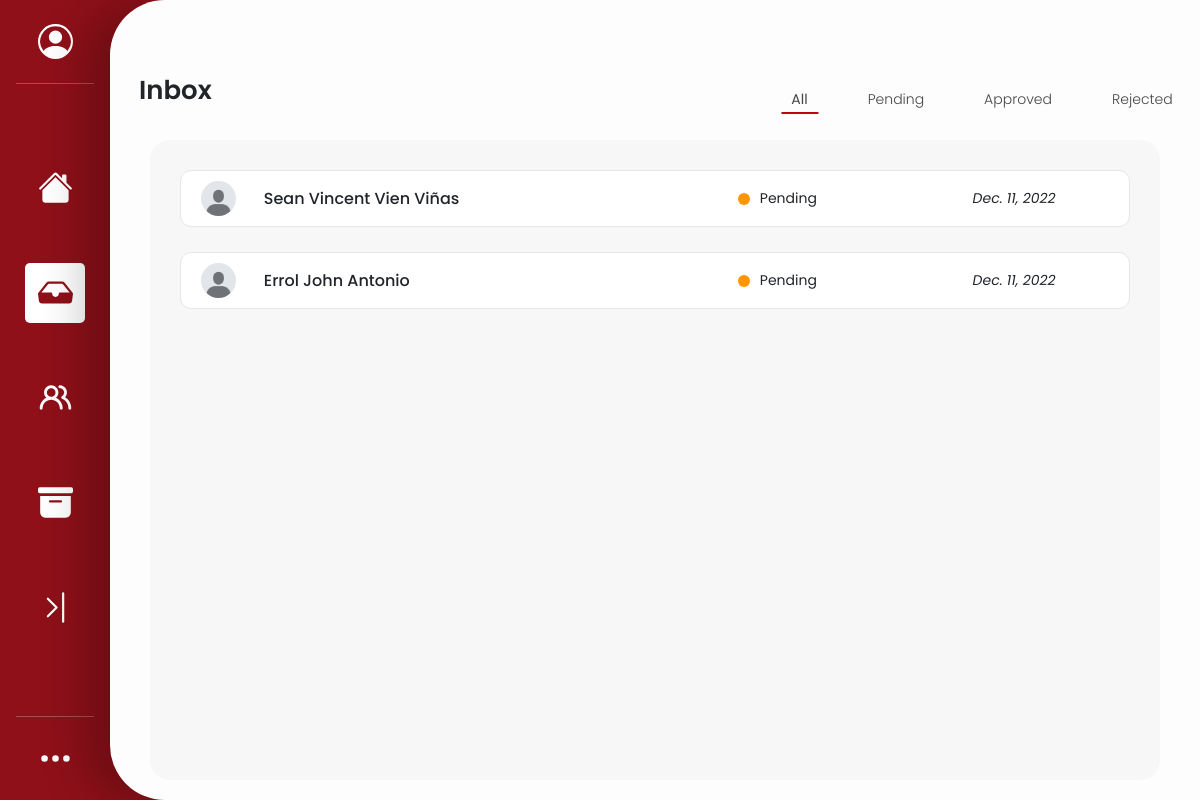
Page /php/inbox.php?status=pending (signed in) on the committed database.
### tables this page shows
CREATE TABLE `inbox` (
  `student_id` bigint(11) NOT NULL,
  `student_name` varchar(64) NOT NULL,
  `student_status` mediumtext NOT NULL,
  `request_date` date NOT NULL
);

### php/fetch_inbox.php (the view, shortened to what this page needs)
<?php
include 'config.php';
$filter = isset($_GET['status']) ? strtolower($_GET['status']) : 'all';
if ($filter === 'all') {
    $query = "SELECT * FROM inbox ORDER BY student_id DESC";
} else {
    $query = "SELECT * FROM inbox WHERE LOWER(student_status) = '$filter' ORDER BY student_id DESC";
}
$result = $conn->query($query);
if ($result && $result->num_rows > 0) {
    while ($row = $result->fetch_assoc()) {
        $status_class = '';
        $status_text = '';
        $status = strtolower($row['student_status']);
        switch ($status) {
            case 'pending':
                $status_class = 'status-pending';
                $status_text = 'Pending';
                break;
        }
        ?>
        <div class="inbox-item d-flex flex-row" data-status="<?php echo $status; ?>">
            <div class="student_pic"></div>
            <div class="inbox-student-name">
                <h5
                        class="student-link"
                        data-bs-toggle="modal"
                        data-bs-target="#studentModal"
                        data-name="<?php echo htmlspecialchars($row['student_name']); ?>"
                        data-status="<?php echo htmlspecialchars($row['student_status']); ?>"
                        data-date="<?php echo htmlspecialchars($row['request_date']); ?>"
                >
                    <?php echo htmlspecialchars($row['student_name']); ?>
                </h5>
            </div>
            <div class="inbox-status-circle <?php echo $status_class; ?>"></div>
            <div class="inbox-status"><?php echo $status_text; ?></div>
            <div class="inbox-date"><?php echo date('M. d, Y', strtotime($row['request_date'])); ?></div>
        </div>
        <?php
    }
} else {
    echo "<p>No records found for the selected filter.</p>";
}

### css/inbox_styles.css (style rules this page uses)
:root { --icon-width: 35px; --main-red: #8f1019; --dark-mode: #1a1a1a; }
body { font-family: "Poppins", sans-serif; font-weight: 600; font-style: normal; }
.inbox-item { background-color: #ffffff; padding: 15px; display: flex; flex-direction: column; justify-content: space-between; border-width: 3px; box-sizing: border-box; border: 0.5px solid #c2c2c2bc; border-radius: 11px; }
.student_pic { margin-left: 1%; width: 55px; height: 55px; top: calc(50% - 55px / 2 - 197.5px); background: url("../png/user.png") no-repeat center center; background-size: cover; border-radius: 50%; overflow: hidden; }
.inbox-item { display: flex; position: relative; justify-content: space-between; align-items: center; padding: 10px 0; }
.inbox-student-name { margin-left: 3%; margin-top: 8px; flex: 1; }
.inbox-status-circle { width: 15px; height: 15px; border-radius: 50%; }
.inbox-status { margin-left: 10px; font-size: 18px; width: 100px; margin-right: 10%; }
.inbox-date { margin-left: 20px; width: 100px; margin-right: 5%; }
.status-pending { background-color: #ff9500; }
@media only screen and (min-width: 700px) { .student_pic { width: 35px; height: 35px; margin-left: 10px; } }
@media only screen and (min-width: 700px) { .inbox-student-name h5 { font-size: 16px; } }
@media only screen and (min-width: 700px) { .inbox-status-circle { width: 12px; height: 12px; } }
@media only screen and (min-width: 700px) { .inbox-status { font-size: 14px; font-weight: 400; } }
@media only screen and (min-width: 700px) { .inbox-date { font-size: 14px; font-weight: 400; font-style: italic; } }
@media only screen and (min-width: 700px) { .inbox-item { padding: 10px; border: .5px solid #e6e6e6; transition: all 0.3s ease-out; } }

### css/faculty_sidebar.css (style rules this page uses)
:root { --icon-width: 35px; --main-red: #8f1019; --dark-mode: #1a1a1a; }

### rows in the picture
inbox: student_name "Sean Vincent Vien Viñas", student_status "Pending", request_date "Dec. 11, 2022"
inbox: student_name "Errol John Antonio", student_status "Pending", request_date "Dec. 11, 2022"
